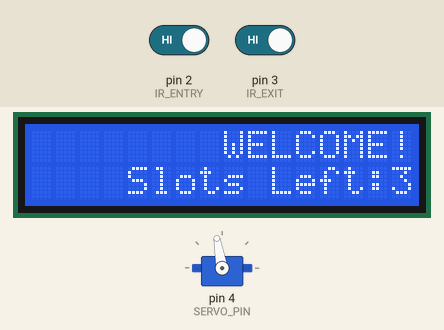
Bench run of a sketch on a simulated Arduino Uno, built with avr-gcc and run on an emulated ATmega328P. On the bench: servo, 16×2 character LCD. Inputs (shaded band) come from the test bench; at power-on: pin 2 (IR_ENTRY) HIGH, pin 3 (IR_EXIT) HIGH.

Above: at 3.2 s.
3.3 s: pin 2 (IR_ENTRY) driven LOW
At 4.7 s:
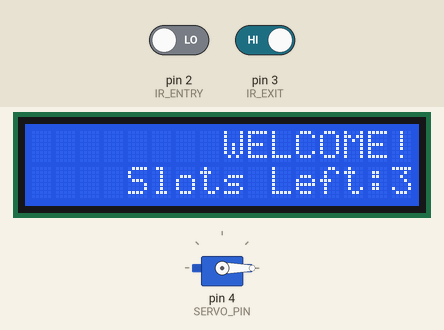
6.3 s: pin 3 (IR_EXIT) driven LOW
At 6.6 s:
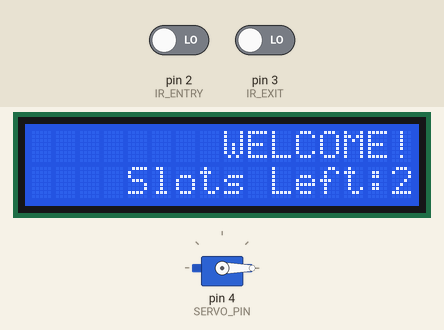
Timing chart, 0 to 9.8 s (numbered marks = the images above; inputs shaded):
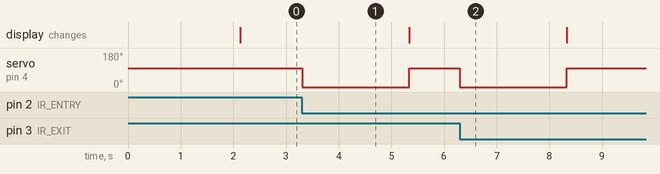

The sketch:

parking-system.ino
```cpp
#include <Wire.h>
#include <LiquidCrystal_I2C.h>
#include <Servo.h>

/* ------------------- LCD ------------------- */
LiquidCrystal_I2C lcd(0x27, 16, 2);

/* ------------------- SERVO ----------------- */
Servo gateServo;
const int SERVO_PIN = 4;
const int GATE_OPEN = 0;
const int GATE_CLOSE = 100;

/* ------------------- IR SENSORS ------------ */
const int IR_ENTRY = 2;
const int IR_EXIT = 3;

/* ------------------- PARKING --------------- */
int slotsAvailable = 3;   // Total parking slots

bool entryDetected = false;
bool exitDetected = false;

/* ------------------- SETUP ----------------- */
void setup() {
  Serial.begin(9600);

  pinMode(IR_ENTRY, INPUT);
  pinMode(IR_EXIT, INPUT);

  gateServo.attach(SERVO_PIN);
  gateServo.write(GATE_CLOSE);

  lcd.init();
  lcd.backlight();

  lcd.setCursor(0, 0);
  lcd.print("         ARDUINO");
  lcd.setCursor(0, 1);
  lcd.print("  PARKING SYSTEM");
  delay(2000);
  lcd.clear();
}

/* ------------------- LOOP ------------------ */
void loop() {

  // ENTRY SENSOR
  if (digitalRead(IR_ENTRY) == LOW && !entryDetected) {
    entryDetected = true;

    if (slotsAvailable > 0) {
      gateServo.write(GATE_OPEN);
      slotsAvailable--;
      delay(2000); // Gate open time
      gateServo.write(GATE_CLOSE);
    } else {
      lcd.clear();
      lcd.setCursor(0, 0);
      lcd.print("        SORRY :(");
      lcd.setCursor(0, 1);
      lcd.print("    Parking Full");
      delay(3000);
      lcd.clear();
    }
  }

  // EXIT SENSOR
  if (digitalRead(IR_EXIT) == LOW && !exitDetected) {
    exitDetected = true;

    if (slotsAvailable < 3) {
      gateServo.write(GATE_OPEN);
      slotsAvailable++;
      delay(2000); // Gate open time
      gateServo.write(GATE_CLOSE);
    }
  }

  // Sensor Reset
  if (digitalRead(IR_ENTRY) == HIGH) {
    entryDetected = false;
  }

  if (digitalRead(IR_EXIT) == HIGH) {
    exitDetected = false;
  }

  // LCD Display
  lcd.setCursor(0, 0);
  lcd.print("        WELCOME!");

  lcd.setCursor(0, 1);
  lcd.print("    Slots Left:");
  lcd.print(slotsAvailable);
  lcd.print(" ");
}
```

Measured:
- after the input at 3.3 s, servo on pin 4 (SERVO_PIN): 100° → 0° at once, → 100° 2.0 s later
- after the input at 6.3 s, servo on pin 4 (SERVO_PIN): 100° → 0° at once, → 100° 2.0 s later
